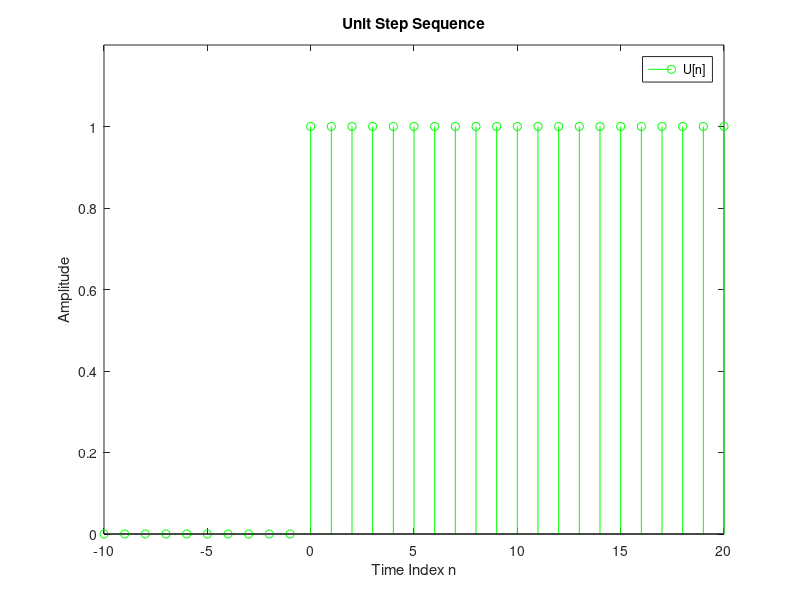

Source code (MATLAB):
%Run A Program to Gnerate the Unit Step Sequence u(n) and display it.
%Generation of a Unit Sample Sequence
clf;
%Generate a vector from -10 to 20
n=-10:20;
%Generation of a Unit Sample Sequence
u=[zeros(1,10) ones(1,21)];
%Plot The Unit Sample Sequence
stem(n,u,'g');
xlabel('Time Index n');
ylabel('Amplitude');
title('Unit Step Sequence')
axis([-10 20 0 1.2]);
legend('U[n]');
